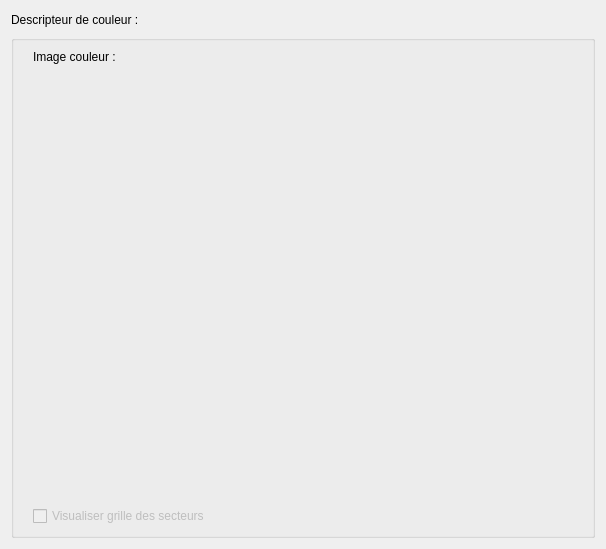
          <widget class="QWidget" name="couleur">
           <attribute name="title">
            <string>Couleur</string>
           </attribute>
           <layout class="QGridLayout" name="gridLayout_9">
            <item row="0" column="0">
             <widget class="QLabel" name="label_15">
              <property name="text">
               <string>Descripteur de couleur :</string>
              </property>
             </widget>
            </item>
            <item row="0" column="1">
             <widget class="QLabel" name="labelModCouleur">
              <property name="styleSheet">
               <string notr="true">font-size:16px;font-weight:bold;</string>
              </property>
              <property name="text">
               <string/>
              </property>
             </widget>
            </item>
            <item row="1" column="0" colspan="2">
             <widget class="QGroupBox" name="groupBcouleur">
              <property name="title">
               <string/>
              </property>
              <layout class="QHBoxLayout" name="horizontalLayout_14">
               <item>
                <layout class="QVBoxLayout" name="verticalLayout_2">
                 <property name="spacing">
                  <number>16</number>
                 </property>
                 <property name="leftMargin">
                  <number>10</number>
                 </property>
                 <item>
                  <widget class="QLabel" name="label_17">
                   <property name="text">
                    <string>Image couleur :</string>
                   </property>
                  </widget>
                 </item>
                 <item>
                  <widget class="QLabel" name="labelCouleur">
                   <property name="minimumSize">
                    <size>
                     <width>550</width>
                     <height>410</height>
                    </size>
                   </property>
                   <property name="maximumSize">
                    <size>
                     <width>550</width>
                     <height>410</height>
                    </size>
                   </property>
                   <property name="text">
                    <string/>
                   </property>
                  </widget>
                 </item>
                 <item>
                  <widget class="QCheckBox" name="checkBcolor">
                   <property name="enabled">
                    <bool>false</bool>
                   </property>
                   <property name="text">
                    <string>Visualiser grille des secteurs</string>
                   </property>
                  </widget>
                 </item>
                </layout>
               </item>
               <item>
                <layout class="QGridLayout" name="layoutPlothistHLS"/>
               </item>
              </layout>
              <zorder></zorder>
             </widget>
            </item>
           </layout>
          </widget>
